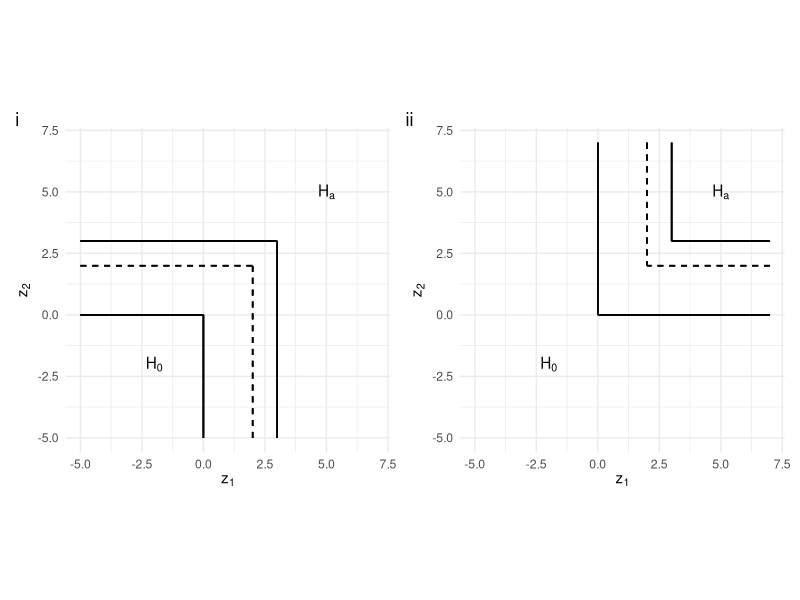
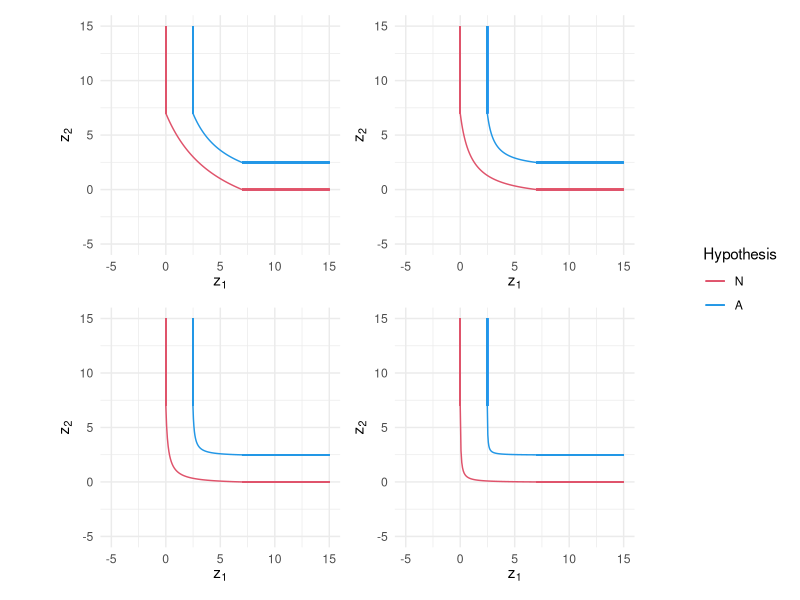
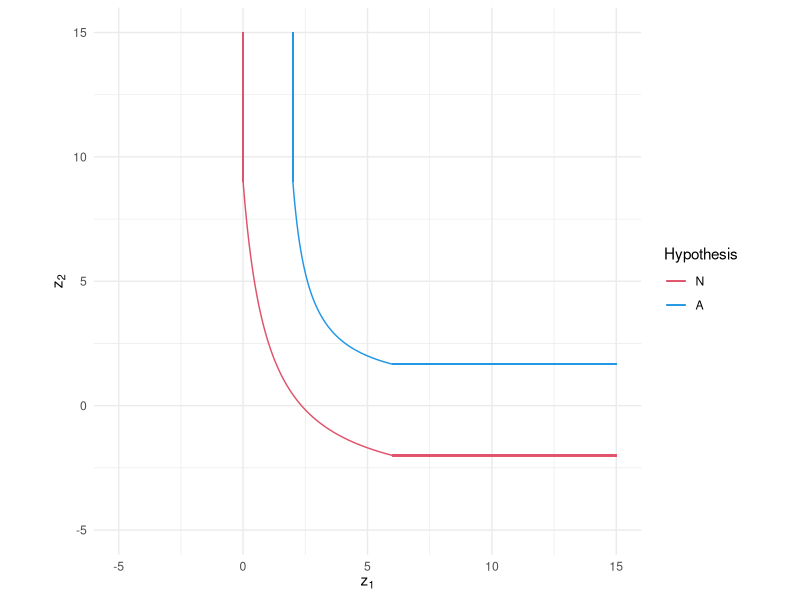
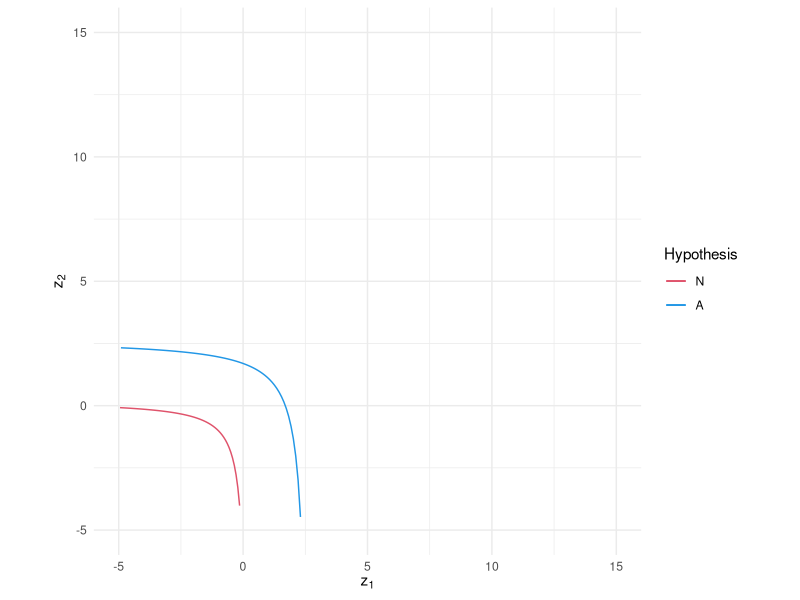
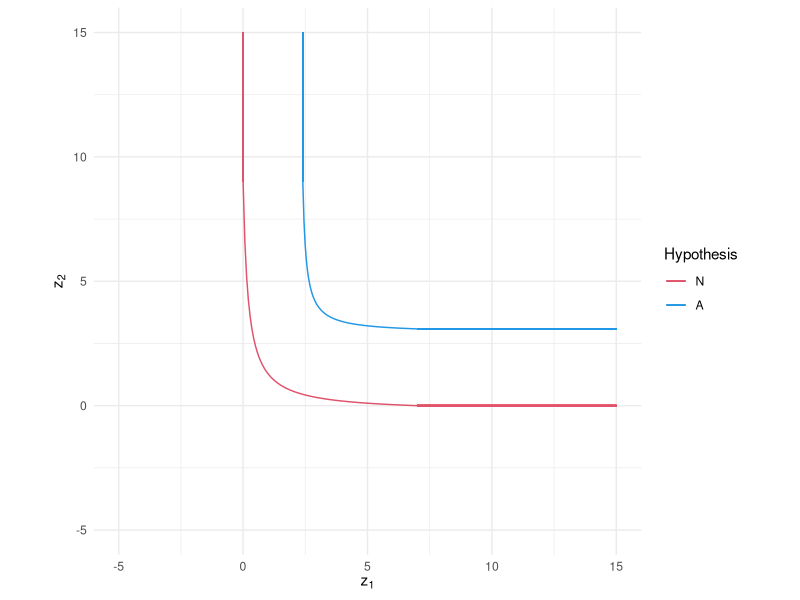

Generate these figures, in order, with R: (Note: this script raises an error after producing the figures.)
## ---- chunk 1
knitr::opts_chunk$set(
  collapse = TRUE,
  comment = "#>"
)
## ---- chunk 2
#library(vamos)
library(ggplot2)
library(patchwork)
## ---- chunk 3
library(ggplot2)
library(patchwork)

df <- expand.grid(z_1 = c(-5, 7),
                  z_2 = c(-5, 7))

p1 <- ggplot(df, aes(z_1, z_2)) + geom_point(alpha = 0) +
  coord_fixed() + 
  # null
  geom_segment(aes(x = -5, y = 0, xend = 0, yend = 0)) +
  geom_segment(aes(x = 0, y = -5, xend = 0, yend = 0)) + 
  
  # alt
  geom_segment(aes(x = -5, y = 3, xend = 3, yend = 3)) +
  geom_segment(aes(x = 3, y = -5, xend = 3, yend = 3)) +
  
  # crit
  geom_segment(aes(x = -5, y = 2, xend = 2, yend = 2), linetype = 2) +
  geom_segment(aes(x = 2, y = -5, xend = 2, yend = 2), linetype = 2) +
  
  annotate("text", x = -2, y = -2, label = expression(H[0])) +
  annotate("text", x = 5, y = 5, label = expression(H[a])) +
  
  xlab(expression(z[1])) + ylab(expression(z[2])) +
  theme_minimal()

p2 <- ggplot(df, aes(z_1, z_2)) + geom_point(alpha = 0) +
  coord_fixed() + 
  # null
  geom_segment(aes(x = 7, y = 0, xend = 0, yend = 0)) +
  geom_segment(aes(x = 0, y = 7, xend = 0, yend = 0)) + 
  
  # alt
  geom_segment(aes(x = 7, y = 3, xend = 3, yend = 3)) +
  geom_segment(aes(x = 3, y = 7, xend = 3, yend = 3)) +
  
  # crit
  geom_segment(aes(x = 7, y = 2, xend = 2, yend = 2), linetype = 2) +
  geom_segment(aes(x = 2, y = 7, xend = 2, yend = 2), linetype = 2) +
  
  annotate("text", x = -2, y = -2, label = expression(H[0])) +
  annotate("text", x = 5, y = 5, label = expression(H[a])) +
  
  xlab(expression(z[1])) + ylab(expression(z[2])) +
  theme_minimal()  
## ---- chunk 4
p1 + p2 + plot_annotation(tag_levels = 'i')
## ---- chunk 5

## ---- chunk 6
hyp_plot <- function(a, c_x, c_y = c_x, n_y = 0, b_null = 0, b_alt = 2.486475) {
  
  # Grid of points for plotting
  df <- expand.grid(x = seq(-5,15,0.3),
                 y = seq(-5,15,0.3))
  
  # Get weight for value function
  w <- (c_x)/(c_y - n_y - a*c_x*n_y)
  
  # Get the required shift parameters to transform the basic hypothesis (set up
  # assuming n_x = 0) to null and alternatives
  s_n <- (c_x - b_null)/c_x
  s_a <- (c_x - b_alt)/c_x
  
  # Null hypothesis
  x_n <- seq(b_null, c_x, length.out = 100)
  y_n <- c_y - s_n*(c_y - (w*c_y - (c_x - (c_x - x_n)/s_n))/(w + w*a*(c_x - (c_x - x_n)/s_n)))
  
  # Alternative hypothesis
  x_a <- seq(b_alt, c_x, length.out = 100)
  y_a <- c_y - s_a*(c_y - (w*c_y - (c_x - (c_x - x_a)/s_a))/(w + w*a*(c_x - (c_x - x_a)/s_a)))
  
  df <- data.frame(x = c(x_n, x_a),
                   y = c(y_n, y_a),
                   h = rep(c("null", "alt"), each = 100))
  
  ggplot(df, aes(x, y, colour = h)) + geom_line() +
    xlim(c(-5, 15)) + ylim(c(-5, 15)) +
    geom_segment(aes(x = b_null, xend = b_null, y =  15, yend = c_y, colour = "null")) +
    geom_segment(aes(x = c_x, xend = 15, y =  n_y, yend = n_y, colour = "null")) +
    geom_segment(aes(x = b_alt, xend = b_alt, y =  15, yend = c_y, colour = "alt")) +
    geom_segment(aes(x = c_x, xend = 15, y =  y_a[length(y_a)], yend = y_a[length(y_a)], colour = "alt")) +
    scale_color_manual(name = "Hypothesis", breaks = c("null", "alt"), 
                       values = c(2,4), labels = c("N", "A")) +
    xlab(expression(z[1])) + ylab(expression(z[2])) +
    coord_fixed() +
    theme_minimal()
}

p1 <- hyp_plot(0.2, 7); p2 <- hyp_plot(1, 7); p3 <- hyp_plot(5, 7); p4 <- hyp_plot(20, 7)

(p1 + p2) / (p3 + p4) + plot_layout(guides = "collect")
## ---- chunk 7
hyp_plot(a = 1, c_x = 6, c_y = 9, n_y = -2, b_alt = 2)
## ---- chunk 8
hyp_plot(a = -5, c_x = -7, c_y = -7, n_y = 0, b_alt = 2.4)
hyp_plot(a = 5, c_x = 7, c_y = 9, n_y = 0, b_alt = 2.4)
## ---- chunk 9
library(mvtnorm)

a <- 1
c <- 7
sigma <- matrix(c(1, 0, 0, 1), ncol = 2)
cor_z <- sigma[1,2]
variance <- sigma[1,1]
alpha_nom <- 0.05
null <- 0
alternative <- 0.3

vamos(null, alternative, sigma, alpha_nom, beta_nom=0.2, "value", 1000, .a=a, .c_x=c, .c_y=c, .n_y=0)

ocs_value_cp_wrong(260, null, alternative, cor_z, alpha_nom, variance, a, c_x = c, c_y = c, n_y = 0)
